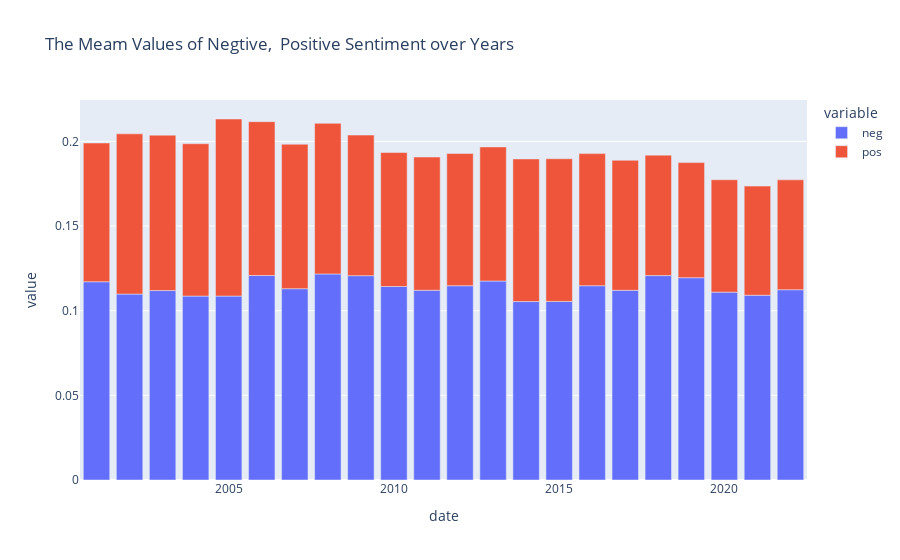

Source (notebook cell):
### Code cell
meanWthY = {}

for col in df2.columns[1:-1:2]:
    meanWthY[col] = df2.groupby(df2['date'].dt.year)[col].mean()

meanWthY = pd.DataFrame(meanWthY)
meanWthY.plot.bar(title = 'The Meam Values of Negtive,  Positive Sentiment over Years')

### Figure 1 — Plotly figure (JSON) as saved in the notebook; plotly's stock layout.template omitted (floating-point values rounded to 4 significant figures)
{"data": [{"alignmentgroup": "True", "hovertemplate": "variable=neg<br>date=%{x}<br>value=%{y}<extra></extra>", "legendgroup": "neg", "marker": {"color": "#636efa", "pattern": {"shape": ""}}, "name": "neg", "offsetgroup": "neg", "orientation": "v", "showlegend": true, "textposition": "auto", "type": "bar", "x": [2001, 2002, 2003, 2004, 2005, 2006, 2007, 2008, 2009, 2010, 2011, 2012, 2013, 2014, 2015, 2016, 2017, 2018, 2019, 2020, 2021, 2022], "xaxis": "x", "y": [0.1171, 0.1098, 0.1119, 0.1086, 0.1086, 0.1208, 0.113, 0.1217, 0.1207, 0.1143, 0.1121, 0.1147, 0.1175, 0.1054, 0.1055, 0.1148, 0.112, 0.1207, 0.1195, 0.111, 0.1091, 0.1124], "yaxis": "y"}, {"alignmentgroup": "True", "hovertemplate": "variable=pos<br>date=%{x}<br>value=%{y}<extra></extra>", "legendgroup": "pos", "marker": {"color": "#EF553B", "pattern": {"shape": ""}}, "name": "pos", "offsetgroup": "pos", "orientation": "v", "showlegend": true, "textposition": "auto", "type": "bar", "x": [2001, 2002, 2003, 2004, 2005, 2006, 2007, 2008, 2009, 2010, 2011, 2012, 2013, 2014, 2015, 2016, 2017, 2018, 2019, 2020, 2021, 2022], "xaxis": "x", "y": [0.08194, 0.09463, 0.09176, 0.08999, 0.1046, 0.09084, 0.08532, 0.08894, 0.08304, 0.0791, 0.07867, 0.07808, 0.07919, 0.08423, 0.08428, 0.07802, 0.0768, 0.07115, 0.068, 0.06638, 0.06445, 0.0649], "yaxis": "y"}], "layout": {"barmode": "relative", "legend": {"title": {"text": "variable"}, "tracegroupgap": 0}, "title": {"text": "The Meam Values of Negtive,  Positive Sentiment over Years"}, "xaxis": {"anchor": "y", "domain": [0, 1], "title": {"text": "date"}}, "yaxis": {"anchor": "x", "domain": [0, 1], "title": {"text": "value"}}}}
